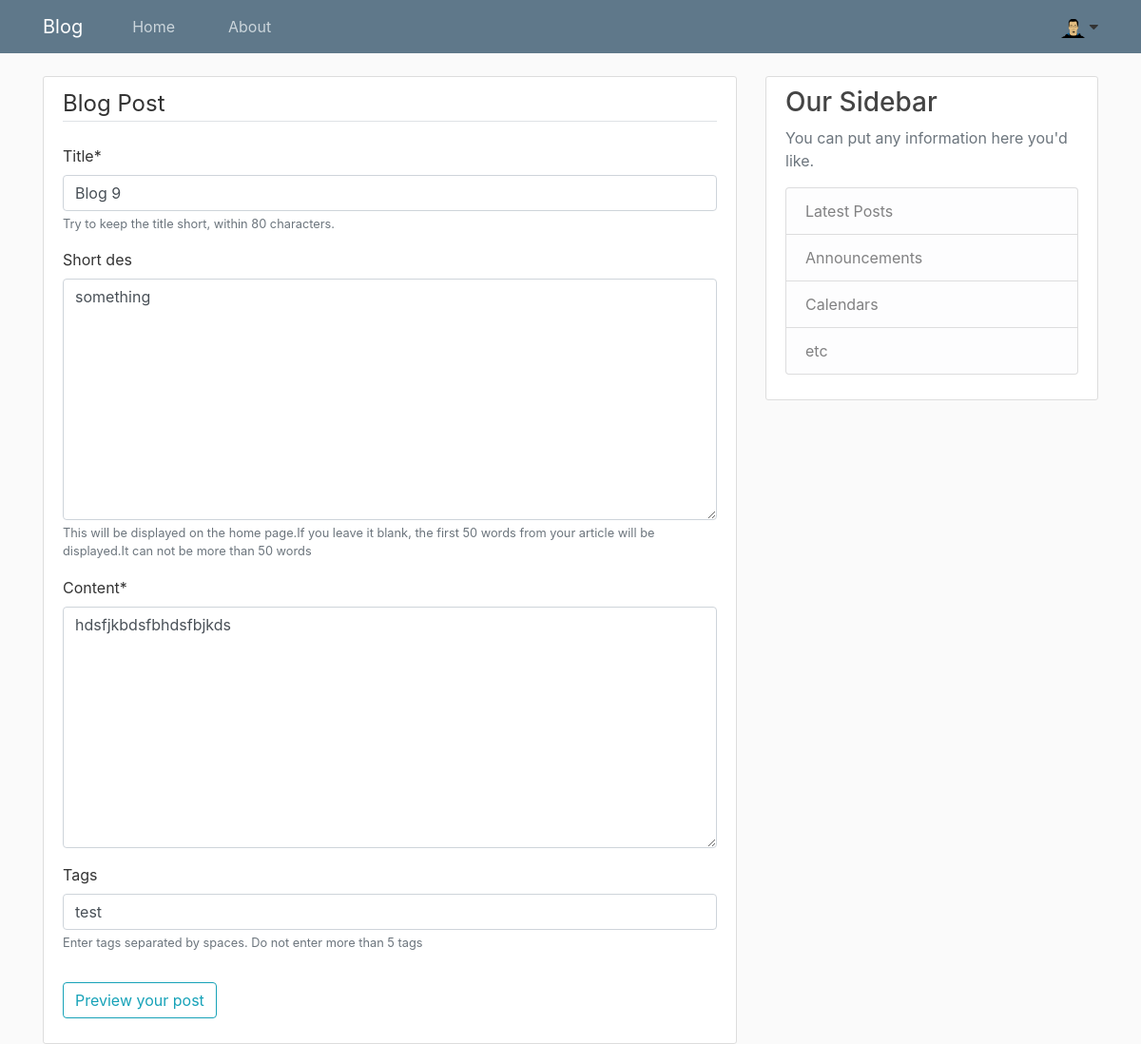
/blog/post/blog-9/update (signed in), run on an earlier commit of the app's database.
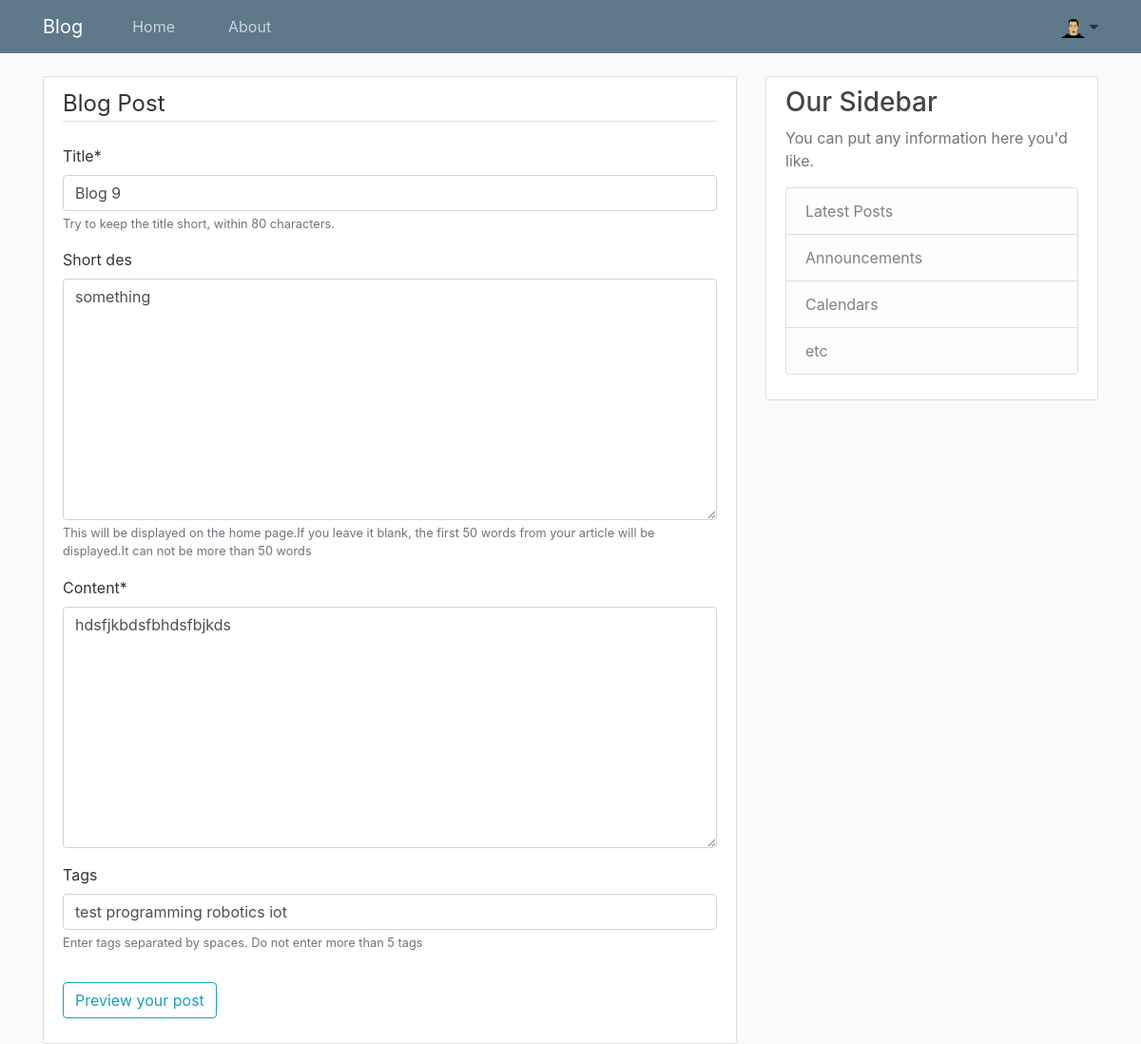
And on a later commit of the database.
### Blog/models.py (models this page shows, shortened)
class Post(models.Model):
    title = models.CharField(help_text='Try to keep the title short, within 80 characters.', max_length=80, unique=True)
    slug = models.SlugField(default='', max_length=80)
    short_des = models.TextField(help_text=('This will be displayed on the home page.'
                                    'If you leave it blank, the first 50 words from your article will be displayed.'
                                    'It can not be more than 50 words'),
                                    default='', max_length=500, blank=True
                                )
    content = models.TextField()
    tags = models.CharField(help_text='Enter tags separated by spaces. Do not enter more than 5 tags', max_length=80, default='', blank=True)
    date_posted = models.DateTimeField(default=timezone.now)
    last_updated = models.DateTimeField(auto_now=True)
    author = models.ForeignKey(User, null=True, on_delete=models.SET_NULL)
    publish = models.BooleanField(default=False)

### Blog/views.py (the view, shortened to what this page needs)
# urls.py: path('post/<slug:slug>/update', PostUpdateView.as_view(), name='post-update'),
class PostUpdateView(LoginRequiredMixin, UserPassesTestMixin, UpdateView):
    model = Post
    fields = ['title', 'short_des', 'content', 'tags']
    def test_func(self):
        post = self.get_object()
        if self.request.user == post.author:
            return True
        return False

### Blog/templates/Blog/post_form.html (shortened to what this page needs)
{% extends "Blog/base.html" %} {% load crispy_forms_tags %} {% block content %}
<div class="content-section">
    <form method="post">
        <fieldset class="form-group">
            <legend class="border-bottom mb-4">Blog Post</legend>
            {{ form|crispy }}
        </fieldset>
        <div class="form-group">
            <button class="btn btn-outline-info" type="submit">Preview your post</button>
        </div>
    </form>
</div>
{% endblock content %}

What changed in the data, as far as the page shows it:
changed Post "Blog 9": tags "test" → "test programming robotics iot"
